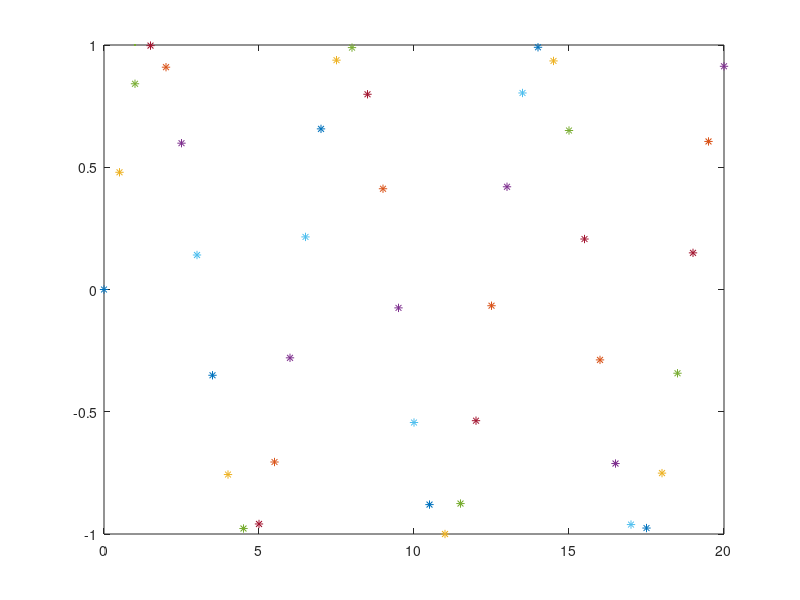

MATLAB code to generate this figure:
figure(1)
val_x = [];
val_y= [];
contador = 1;
for x=0:0.5:20
    y=sin(x);
    val_x(contador)=x;
    val_y(contador)=y;
    plot(x,y,  '*',LineWidth=1)
    hold on
    drawnow
    pause(0.2)
    contador= contador +1;

end